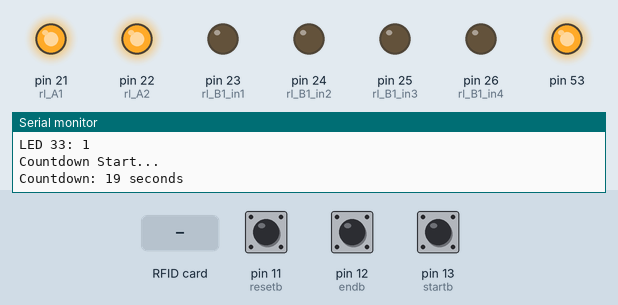
Bench run of a sketch on a simulated Arduino Mega 2560, built with avr-gcc and run on an emulated ATmega2560. Parts: output pins drawn as LEDs (lit = HIGH), the last lines printed to the serial monitor. The test bench sets the inputs (shaded band); at power-on: pin 11 (resetb) HIGH, pin 12 (endb) HIGH, pin 13 (startb) HIGH.

Above: at 1.3 s.
1.4 s: RFID card D3 F7 43 10 held to the reader
At 2.1 s:
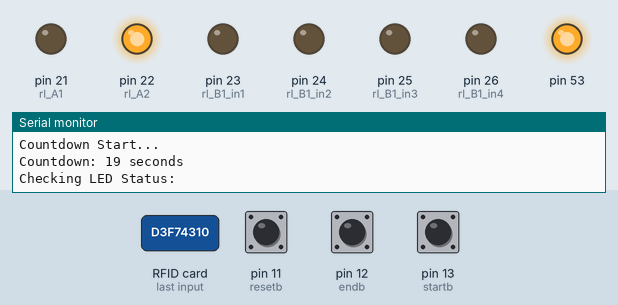
6.1 s: pin 11 (resetb) pulled LOW for 0.15 s
At 7.4 s:
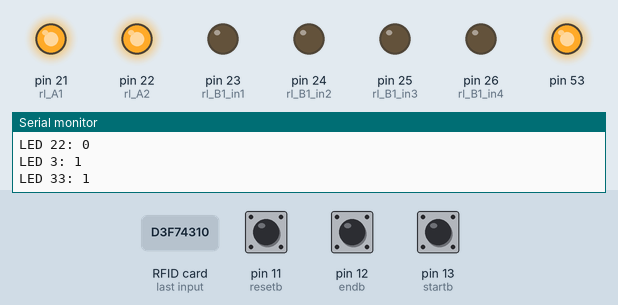
Timing chart, 0 to 9.1 s (numbered marks = the images above; inputs shaded):
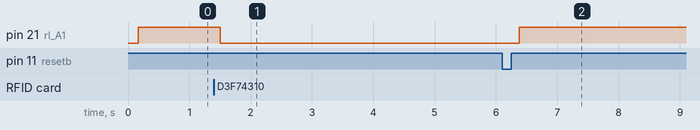

The sketch:

John_Test_061724.ino
```cpp
#include <Wire.h>
#include <SPI.h>
#include <MFRC522.h>


// PINS
const int startb = 13;
const int endb = 12;
const int resetb = 11; // Add a new button for reset


const int rfrst_A1 = 1; // rfid - rst pin - Board A
const int rfss_A1 = 2;  // rfid - sda pin - Board A
const int rfrst_A2 = 3; // rfid - rst pin - Board A
const int rfss_A2 = 4;  // rfid - sda pin - Board A
const int rfrst_B1 = 5; // rfid - rst pin - Board B
const int rfss_B1 = 6;  // rfid - sda pin - Board B


const int rl_A1 = 21; //  relay 1 - Board A
const int rl_A2 = 22; //  relay 2 - Board A
const int rl_B1_in1 = 23; // relay 1 - In 1 - Board B


const int rl_B1_in2 = 24; // relay 1 - In 2 - Board B
const int rl_B1_in3 = 25; // relay 1 - In 3 - Board B
const int rl_B1_in4 = 26; // relay 1 - In 4 - Board B


// Cards
byte dirtyEnergyUID1[] = {0xD3, 0xF7, 0x43, 0x10};  // Red Card 1: D3 F7 43 10
byte dirtyEnergyUID2[] = {0xA3, 0x5A, 0xBB, 0x10};  // Red Card 2: A3 5A BB 10
byte cleanEnergyUID1[] = {0xB3, 0x60, 0x45, 0x10};  // Green Card 1: B3 60 45 10
byte cleanEnergyUID2[] = {0x43, 0x5E, 0x44, 0x10};  // Green Card 2: 43 5E 44 10


// Timer
unsigned long bpresstime = 0;
bool cdstart = false;
unsigned long elapsedTime = 0;
const unsigned long cdduration = 20000;


// RFID
MFRC522 mfrc522_1(rfss_A1, rfrst_A1);
MFRC522 mfrc522_2(rfss_A2, rfrst_A2);
MFRC522 mfrc522_3(rfss_B1, rfrst_B1);


// Debounce
bool resetPressed = false;
unsigned long lastResetPressTime = 0;
const unsigned long debounceDelay = 50;


void setup() {
  // Set up for RFID 1
  SPI.begin();
  mfrc522_1.PCD_Init();
  mfrc522_1.PCD_SetAntennaGain(mfrc522_1.RxGain_max);
  delay(4);
  mfrc522_1.PCD_DumpVersionToSerial();
  Serial.println("START MFRC522 1");


  // Set up for RFID 2
  mfrc522_2.PCD_Init();
  mfrc522_2.PCD_SetAntennaGain(mfrc522_2.RxGain_max);
  delay(4);
  mfrc522_2.PCD_DumpVersionToSerial();
  Serial.println("START MFRC522 2");


  // Set up for RFID 3
  mfrc522_3.PCD_Init();
  mfrc522_3.PCD_SetAntennaGain(mfrc522_3.RxGain_max);
  delay(4);
  mfrc522_3.PCD_DumpVersionToSerial();
  Serial.println("START MFRC522 3");


  // Set up for LEDs
  pinMode(rl_B1_in1, OUTPUT);
  pinMode(rl_B1_in2, OUTPUT);
  pinMode(rl_B1_in3, OUTPUT);
  pinMode(rl_B1_in4, OUTPUT);
  pinMode(rl_A1, OUTPUT);
  pinMode(rl_A2, OUTPUT);


  // Initialize LEDs to initial state
  resetLEDs();


  // Set up for Buttons
  pinMode(startb, INPUT_PULLUP);
  pinMode(endb, INPUT_PULLUP);
  pinMode(resetb, INPUT_PULLUP); // Initialize reset button


  // Initialize Serial
  Serial.begin(9600);
  while (!Serial);
}


void loop() {
  // Debounce Reset Button
  if (digitalRead(resetb) == HIGH) {
    if (!resetPressed) {
      unsigned long currentTime = millis();
      if (currentTime - lastResetPressTime > debounceDelay) {
        resetSystem();
        resetPressed = true;
        lastResetPressTime = currentTime;
      }
    }
  } else {
    resetPressed = false;
  }


  // Start Button
  if (digitalRead(startb) == HIGH) {
    bpresstime = millis();
    cdstart = true;
    Serial.println("Countdown Start...");
  }


  // Counting Down
  if (cdstart) {
    elapsedTime = millis() - bpresstime;
    unsigned long remainingTime = cdduration - elapsedTime;
    Serial.print("Countdown: ");
    Serial.print(remainingTime / 1000);
    Serial.println(" seconds");


    // Stop Countdown when reach zero
    if (elapsedTime >= cdduration) {
      cdstart = false;
      Serial.println("Times UP");
      // Call the function to check LED status
      checkLEDStatus();
    }


    // Check if end button is pressed on time
    if (digitalRead(endb) == HIGH && elapsedTime < cdduration) {
      // RFID Starts Scanning
      rfidStart();
      checkLEDStatus();
      cdstart = false;
    }
  }


  // If end button not pressed on time
  if (elapsedTime >= cdduration && !cdstart) {
    cdstart = false;
    digitalWrite(rl_B1_in1, LOW);
    digitalWrite(rl_B1_in2, LOW);
    digitalWrite(rl_B1_in3, LOW);
    digitalWrite(rl_B1_in4, LOW);
    digitalWrite(rl_A1, HIGH);
    digitalWrite(rl_A2, HIGH);
  }
}


// RFID starts scanning
void rfidStart() {
  // Reset the loop if no new card present on the sensor/reader. This saves the entire process when idle.
  if (mfrc522_1.PICC_IsNewCardPresent() && mfrc522_1.PICC_ReadCardSerial()) {
    // Dirty Cards
    if (compareUID(mfrc522_1.uid.uidByte, dirtyEnergyUID1, mfrc522_1.uid.size) || compareUID(mfrc522_1.uid.uidByte, dirtyEnergyUID2, mfrc522_1.uid.size)) {
      digitalWrite(rl_A1, LOW);


    }
    // Clean Cards
    else if (compareUID(mfrc522_1.uid.uidByte, cleanEnergyUID1, mfrc522_1.uid.size) || compareUID(mfrc522_1.uid.uidByte, cleanEnergyUID2, mfrc522_1.uid.size)) {
      digitalWrite(rl_A1, HIGH);
    }


  }


  if (mfrc522_2.PICC_IsNewCardPresent() && mfrc522_2.PICC_ReadCardSerial()) {
    // Dirty Cards
    if (compareUID(mfrc522_2.uid.uidByte, dirtyEnergyUID1, mfrc522_2.uid.size) || compareUID(mfrc522_2.uid.uidByte, dirtyEnergyUID2, mfrc522_2.uid.size)) {


      digitalWrite(rl_A2, LOW);
    }
    // Clean Cards
    else if (compareUID(mfrc522_2.uid.uidByte, cleanEnergyUID1, mfrc522_2.uid.size) || compareUID(mfrc522_2.uid.uidByte, cleanEnergyUID2, mfrc522_2.uid.size)) {


      digitalWrite(rl_A2, HIGH);
    }


  }
}


// Function to compare two UID arrays
bool compareUID(byte* uid1, byte* uid2, int size) {
  for (int i = 0; i < size; i++) {
    if (uid1[i] != uid2[i]) {
      return false;
    }
  }
  return true;
}


// Function to check LED status
void checkLEDStatus() {
  Serial.println("Checking LED Status:");
  Serial.print("LED 1: ");
  Serial.println(digitalRead(rl_B1_in1));
  Serial.print("LED 11: ");
  Serial.println(digitalRead(rl_B1_in2));
  Serial.print("LED 2: ");
  Serial.println(digitalRead(rl_B1_in3));
  Serial.print("LED 22: ");
  Serial.println(digitalRead(rl_B1_in4));
  Serial.print("LED 3: ");
  Serial.println(digitalRead(rl_A1));
  Serial.print("LED 33: ");
  Serial.println(digitalRead(rl_A2));
}


// Function to reset LEDs to initial state
void resetLEDs() {
  digitalWrite(rl_B1_in1, LOW);
  digitalWrite(rl_B1_in2, LOW);
  digitalWrite(rl_B1_in3, LOW);
  digitalWrite(rl_B1_in4, LOW);
  digitalWrite(rl_A1, HIGH);
  digitalWrite(rl_A2, HIGH);
}


// Function to reset the system
void resetSystem() {
  bpresstime = 0;
  cdstart = false;
  elapsedTime = 0;
  resetLEDs();
  Serial.println("System has been reset.");
}
```

Measured:
- after the input at 1.4 s, pin 21 (rl_A1): HIGH → LOW after 0.10 s
- after the input at 6.1 s, pin 21 (rl_A1): LOW → HIGH after 0.28 s
